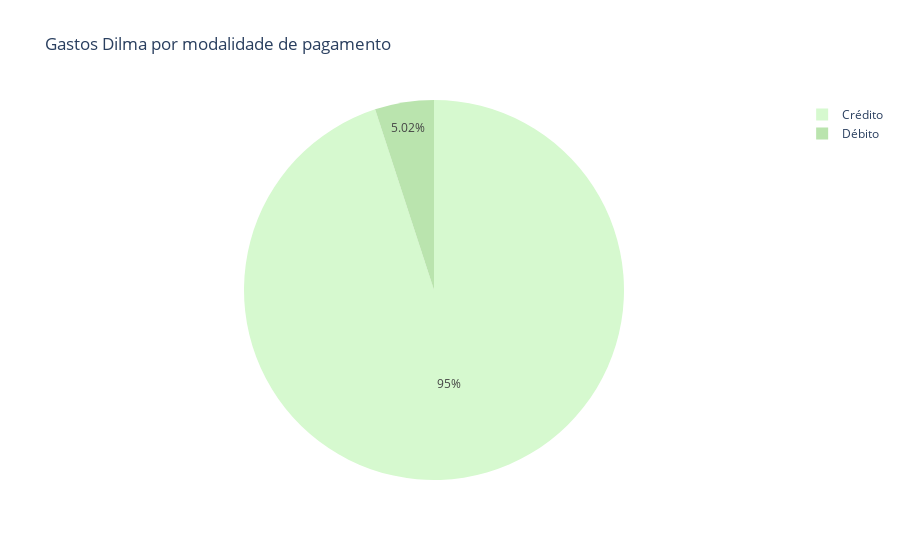

Notebook code for this chart:
### Code cell
fig_dilma = px.pie(gastos_dilma_setores, values='VALOR_CORRIGIDO', names='TIPO', title='Gastos Dilma por modalidade de pagamento',
color_discrete_sequence=px.colors.sequential.algae)
fig_dilma.show()

### Figure 1 — Plotly figure (JSON) as saved in the notebook; plotly's stock layout.template omitted (floating-point values rounded to 4 significant figures; data arrays with more than 128 entries replaced by an {"elided": "..."} marker saying what was removed)
{"data": [{"domain": {"x": [0, 1], "y": [0, 1]}, "hovertemplate": "TIPO=%{label}<br>VALOR_CORRIGIDO=%{value}<extra></extra>", "labels": {"elided": "140 str values"}, "legendgroup": "", "name": "", "showlegend": true, "type": "pie", "values": {"elided": "140 float values"}}], "layout": {"legend": {"tracegroupgap": 0}, "piecolorway": ["rgb(214, 249, 207)", "rgb(186, 228, 174)", "rgb(156, 209, 143)", "rgb(124, 191, 115)", "rgb(85, 174, 91)", "rgb(37, 157, 81)", "rgb(7, 138, 78)", "rgb(13, 117, 71)", "rgb(23, 95, 61)", "rgb(25, 75, 49)", "rgb(23, 55, 35)", "rgb(17, 36, 20)"], "title": {"text": "Gastos Dilma por modalidade de pagamento"}}}
